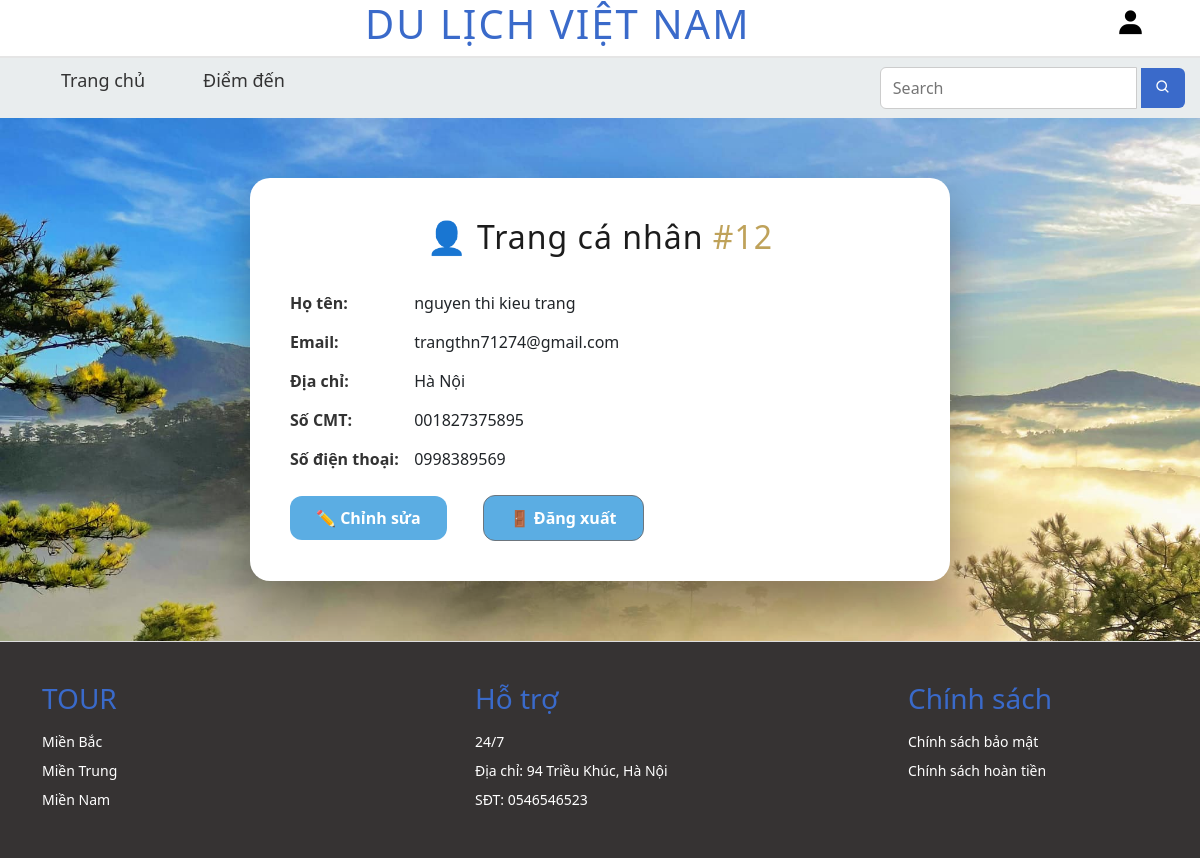
The page /profile (signed in) on the database its author committed.
### tables this page shows
CREATE TABLE `thanhvien` (
  `MaTVien` int(11) NOT NULL,
  `Username` varchar(50) NOT NULL,
  `PassWord` varchar(255) NOT NULL,
  `VaiTro` enum('admin','user') NOT NULL DEFAULT 'user',
  `HoTen` varchar(50) DEFAULT NULL,
  `EmailTVien` varchar(200) DEFAULT NULL,
  `DiaChi` varchar(200) DEFAULT NULL,
  `SoCMT` varchar(12) DEFAULT NULL,
  `SoDT` varchar(11) DEFAULT NULL
);

### index.php (called while the page is built, shortened)
<?php
$router = new Router();
$router->get('/user/login','AdminController@loginForm');
$router->post('/login','AdminController@login');
$router->get('/dashboard','AdminController@dashboard');
$router->post('/user/register','AdminController@register');
$router->get('/logout','AdminController@logout');
$router->get('/profile','AdminController@profile');
$router->get('/home', 'AdminController@home');
$router->get('/admin','AdminController@admin');
$router->get('/user/register','UserController@registerForm');
$router->post('/user/register','UserController@register');
$router->get('/user/edit-profile', 'UserController@editProfile');
$router->post('/user/update-profile', 'UserController@updateProfile');
$router->get('/user/manage', 'UserController@manage');
$router->get('/user/add', 'UserController@add');
$router->post('/user/add', 'UserController@add');
$router->get('/user/edit', 'UserController@editForm');
$router->post('/user/update', 'UserController@update');
$router->post('/user/delete', 'UserController@delete');
$router->get('/user/import', 'UserController@import');
$router->post('/user/import', 'UserController@import');
$router->get('/user/export', 'UserController@export');
$router->get('/', 'HomeController@index');
$router->get('/search', 'HomeController@search');
$router->get('/tour','TourController@index');
$router->get('/detail','TourController@detail');
$router->get('/tour/manage','TourController@manage');
$router->get('/booking/form', 'BookingController@form');
$router->post('/booking/create', 'BookingController@createBooking');
$router->post('/booking/update', 'BookingController@updateBooking');
$router->post('/booking/cancel', 'BookingController@cancelBooking');
$router->post('/booking/cancelhome', 'BookingController@cancelAndGoHome');
$router->post('/booking/delete', 'BookingController@delete');
$router->get('/booking/history', 'BookingController@history');
$router->get('/booking/userHistory', 'BookingController@userHistory');
$router->get('/booking/manage', 'BookingController@manage');
$router->get('/booking/export', 'BookingController@export');
$router->get('/booking/edit', 'BookingController@editForm');
$router->get('/booking/detail', 'BookingController@detail');
$router->get('/booking/success', 'BookingController@success');
$router->get('/booking/successEdit', 'BookingController@successEdit');
$router->get('/comment/admin', 'CommentController@admin');
$router->post('/comment/add', 'CommentController@add');
$router->post('/comment/delete', 'CommentController@delete');
$router->post('/comment/deleteAdmin', 'CommentController@deleteAdmin');
$router->get('/comment/list', 'CommentController@list');
$router->get('/comment/search', 'CommentController@searchByTour');
$router->post('/comment/approveAdmin','CommentController@approveAdmin');
$router->run();

### app/models/User.php (called while the page is built, shortened)
<?php
require_once __DIR__ . "/../../config/database.php";
class User
{
    private $conn;
    public function __construct()
    {
        $database = new Database();
        $this->conn = $database->getConnection();
    }
    public function getById($id)
    {
        $sql = "SELECT * FROM THANHVIEN WHERE MaTVien=?";
        $stmt = $this->conn->prepare($sql);
        $stmt->bind_param("i", $id);
        $stmt->execute();
        return $stmt->get_result()->fetch_assoc();
    }
}

### config/database.php (called while the page is built, shortened)
<?php
class Database {
    private static $conn = null;
    public static function getConnection() {
        if (self::$conn === null) {
            self::$conn = mysqli_connect("localhost", "root", "", "webdulich");
            mysqli_set_charset(self::$conn, "utf8");
        }
        return self::$conn;
    }
}

### app/views/user/profile.php (the view, shortened to what this page needs)
<?php include __DIR__ . "/../home/home_menu.php"; ?>
<!DOCTYPE html>
<html lang="vi">
<head>
    <link href="https://cdn.jsdelivr.net/npm/bootstrap@5.3.2/dist/css/bootstrap.min.css" rel="stylesheet">
</head>
<body class=auth-background>
    <div class="container profile-card">
        <h2>👤 Trang cá nhân <span>#<?= $user['MaTVien'] ?></span></h2>
        <div id="profile-view">
            <div class="profile-item"><strong>Họ tên:</strong> <?= htmlspecialchars($user['HoTen']) ?></div>
            <div class="profile-item"><strong>Email:</strong> <?= htmlspecialchars($user['EmailTVien']) ?></div>
            <div class="profile-item"><strong>Địa chỉ:</strong> <?= htmlspecialchars($user['DiaChi']) ?></div>
            <div class="profile-item"><strong>Số CMT:</strong> <?= htmlspecialchars($user['SoCMT']) ?></div>
            <div class="profile-item"><strong>Số điện thoại:</strong> <?= htmlspecialchars($user['SoDT']) ?></div>
            <div class="d-flex gap-3 mt-4">
                <button onclick="toggleEdit()" class="btn btn-primary">✏️ Chỉnh sửa</button>
                <a href="/webdulich/logout" class="btn btn-secondary">🚪 Đăng xuất</a>
            </div>
        </div>
    </div>
</body>
</html>
<?php include __DIR__ . "/../home/home_footer.php"; ?>

### public/css/home.css (style rules this page uses)
* { margin: 0; padding: 0; box-sizing: border-box; font-family: 'Segoe UI', Tahoma, sans-serif; }
body { background-color: #f4f6f9; color: #333; line-height: 1.6; padding: 10px; }
.container { max-width: 1200px; margin: auto; padding: 0 30px; }
.btn { text-decoration: none; background-color: rgb(204, 183, 81); color:white; border-radius: 5px; padding: 4px 8px; }

### public/css/booking.css (style rules this page uses)
body { margin: 0; padding: 0; font-family: 'Segoe UI', sans-serif; }

### public/css/success.css (style rules this page uses)
body { font-family: 'Segoe UI', sans-serif; }

### public/css/style.css (style rules this page uses)
body { font-family: Arial; background: #f4f6f8; padding: 20px; }
.btn { align-self: center; margin-right: 20px; background: #5bade3 !important; color:white !important; padding: 10px 16px; text-decoration: none; border-radius: 5px; }

### app/views/home/home_menu.php (style rules this page uses)
body { padding: 0 !important; }

### app/views/user/profile.php (style rules this page uses)
body { font-family: 'Segoe UI', sans-serif; }
.profile-card { max-width: 700px; margin: 60px auto; background: #fff; padding: 40px; border-radius: 20px; box-shadow: 0 25px 50px rgba(0, 0, 0, 0.35); }
.profile-card h2 { text-align: center; margin-bottom: 35px; letter-spacing: 1px; color: #1c1c1c; }
.auth-background { min-height: 100vh; background: url('/webdulich/public/images/images/dalat_3.jpg') no-repeat center center; background-size: cover; padding: 0; }
.profile-card h2 span { color: #bfa25a; }
.profile-item { margin-bottom: 15px; font-size: 16px; }
.profile-item strong { color: #333; min-width: 120px; display: inline-block; }
.btn-primary { background: linear-gradient(135deg, #bfa25a, #8e6f3e); border: none; padding: 10px 26px; border-radius: 12px; font-weight: 600; }
.btn-secondary { padding: 10px 26px; border-radius: 12px; font-weight: 600; }

### rows shown on the page
thanhvien: MaTVien "12", HoTen "nguyen thi kieu trang", EmailTVien "trangthn71274@gmail.com", DiaChi "Hà Nội", SoCMT "001827375895", SoDT "0998389569"
